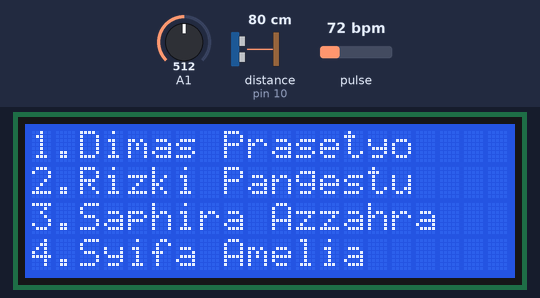
Simulated run of this sketch. Board: Arduino Uno, built with avr-gcc and run on an emulated ATmega328P. Shown: 20×4 character LCD. Wiring (inferred from the names in the program): ultrasonic range finder: trigger pin 9; echo pin 10. Inputs (shaded band) come from the test bench; at power-on: distance to the obstacle (sensor on pin 10) 80 cm, pulse 72 bpm, A1 = 512. The echo pulse lasts 58.3 µs per cm; what the sketch prints to the serial monitor is not drawn.

Above: at 5.3 s.
At 11.4 s:
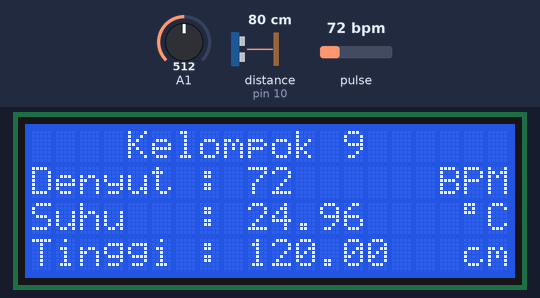
11.5 s: distance to the obstacle (sensor on pin 10) set to 35 cm
At 11.89 s:
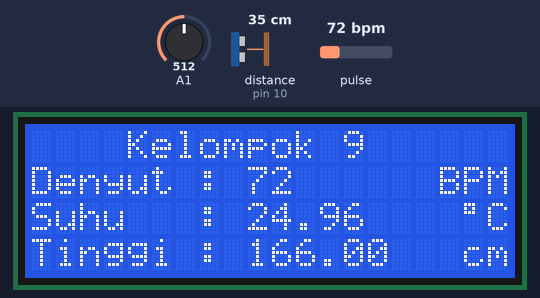
14.5 s: pulse set to 70 bpm
17.5 s: pulse set to 158 bpm
At 18.12 s:
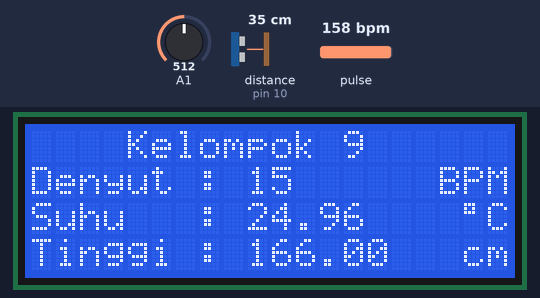
20.5 s: distance to the obstacle (sensor on pin 10) set to 2 cm
At 21.18 s:
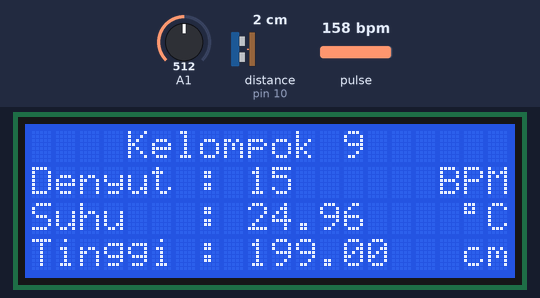
23.5 s: pulse set to 42 bpm
At 25.8 s:
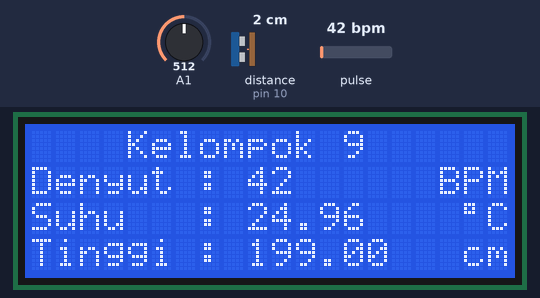

Measured:
- what the display in image 0 shows lasts 5.1 s, from 5.2 s to 10.3 s
- what the display in image 5 shows lasts 1.4 s, from 25.0 s to 26.4 s

The sketch:

UAS_Kelompok_9.ino
```cpp
// FIXX UAS

#include <LiquidCrystal_I2C.h>
#define USE_ARDUINO_INTERRUPTS true
#include <PulseSensorPlayground.h>

#define pin_trig 9
#define pin_echo 10
float jarak = 200;
float tinggi;

LiquidCrystal_I2C lcd(0x27, 20, 4);

volatile float units;

const int PulseWire = 0;
int Threshold = 550;

PulseSensorPlayground pulseSensor;

void setup() {
  pinMode(pin_echo, INPUT);
  pinMode(pin_trig, OUTPUT);

  lcd.init();
  lcd.backlight();
  lcd.setCursor(4, 0);
  lcd.print("Alat Pengukur");
  lcd.setCursor(0, 1);
  lcd.print("Denyut Jantung, Suhu");
  lcd.setCursor(2, 2);
  lcd.print("dan Tinggi Badan");
  lcd.setCursor(3, 3);
  lcd.print("~ Kelompok 9 ~");
  delay(5000);
  lcd.clear();

  lcd.setCursor(0, 0);
  lcd.println("1.Dimas Prasetyo");
  lcd.setCursor(16, 0);
  lcd.print("   ");
  lcd.setCursor(0, 1);
  lcd.println("2.Rizki Pangestu");
  lcd.setCursor(16, 1);
  lcd.print("  ");
  lcd.setCursor(0, 2);
  lcd.println("3.Saphira Azzahra");
  lcd.setCursor(17, 2);
  lcd.print("   ");
  lcd.setCursor(0, 3);
  lcd.println("4.Syifa Amelia");
  lcd.setCursor(14, 3);
  lcd.print("     ");
  delay(5000);
  lcd.clear();

  Serial.begin(9600);

  pulseSensor.analogInput(PulseWire);
  pulseSensor.setThreshold(Threshold);

  if (pulseSensor.begin()) {
  Serial.println(" ");
  }
}

void loop() {
  lcd.setCursor(4, 0);
  lcd.println("Kelompok 9");
  lcd.setCursor(14, 0);
  lcd.print("          ");

  // Suhu
  const float BETA = 3950;
  int suhu = analogRead(A1);
  float celsius = 1 / (log(1 / (1023. / suhu - 1)) / BETA + 1.0 / 298.15) - 273.15;
  lcd.setCursor(0, 2);
  lcd.print("Suhu   : ");
  lcd.setCursor(9, 2);
  lcd.print(celsius);
  lcd.setCursor(18, 2);
  lcd.print ((char)223);
  lcd.print("C");

  // Tinggi
  long duration, gape;
  digitalWrite(pin_trig, LOW);
  delayMicroseconds(2);
  digitalWrite(pin_trig, HIGH);
  delayMicroseconds(10);
  digitalWrite(pin_trig, LOW);
  duration = pulseIn(pin_echo, HIGH);
  gape = (duration/2) / 29.0;
  tinggi = jarak - gape;

  lcd.setCursor(0, 3);
  lcd.print("Tinggi : ");
  lcd.setCursor(9, 3);
  lcd.print(tinggi);
  //lcd.print(distance / 58 - 1);
  lcd.setCursor(18, 3);
  lcd.print("cm");


  //Denyut Jantung
  int myBPM = pulseSensor.getBeatsPerMinute();

  if (pulseSensor.sawStartOfBeat()) {
    lcd.setCursor(0, 1);
    lcd.print("Denyut :  ");
    lcd.setCursor(9, 1);

    lcd.println(myBPM);
    lcd.setCursor(11, 1);
    lcd.print("             ");
    lcd.setCursor(17, 1);
    lcd.print("BPM");
  }

  delay(20);
}
```
